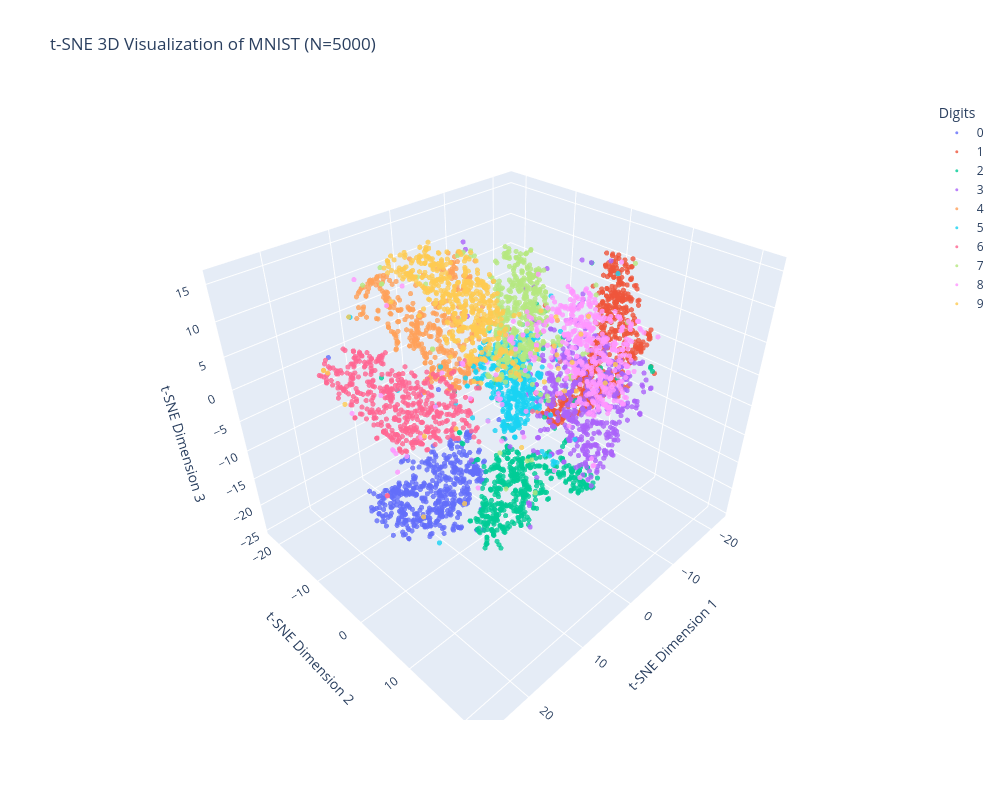

The cell this chart's notebook holds for it:
### Code cell
import numpy as np
import pandas as pd
import plotly.express as px
from sklearn.datasets import fetch_openml
from sklearn.decomposition import PCA
from sklearn.manifold import TSNE
import time

def main():
    # ==========================================
    # 1. 加载 MNIST 数据集
    # ==========================================
    print("正在下载/加载 MNIST 数据集 (首次运行需要下载，请耐心等待)...")
    # fetch_openml 会自动缓存数据到本地
    mnist = fetch_openml('mnist_784', version=1, as_frame=False, parser='auto')
    X, y = mnist["data"], mnist["target"]
    
    # 将标签转换为字符串类型，以便 Plotly 将其识别为离散类别（分配10种不同颜色）
    y = y.astype(str) 
    print(f"数据集加载完成！总样本数: {X.shape[0]}, 特征维度: {X.shape[1]}")

    # ==========================================
    # 2. 数据采样 (为了演示速度)
    # ==========================================
    # 完整 70000 张图跑 t-SNE 极慢，这里随机采样 5000 张进行可视化
    SAMPLE_SIZE = 5000
    np.random.seed(42) # 保证每次采样的结果一致
    indices = np.random.choice(X.shape[0], SAMPLE_SIZE, replace=False)
    X_sampled = X[indices]
    y_sampled = y[indices]
    print(f"已随机采样 {SAMPLE_SIZE} 个样本用于降维和可视化。")

    # 数据归一化 (将像素值 0-255 缩放到 0-1 之间)
    X_sampled = X_sampled / 255.0

    # ==========================================
    # 3. PCA 预降维 (加速 t-SNE 并去噪)
    # ==========================================
    print("正在进行 PCA 降维 (784维 -> 50维)...")
    pca = PCA(n_components=50, random_state=42)
    X_pca = pca.fit_transform(X_sampled)
    print(f"PCA 完成，保留了 {np.sum(pca.explained_variance_ratio_):.2%} 的方差信息。")

    # ==========================================
    # 4. t-SNE 3D 降维
    # ==========================================
    print("正在进行 t-SNE 3D 降维 (这可能需要 1~3 分钟，取决于您的 CPU)...")
    start_time = time.time()
    
    # 初始化 t-SNE，设置 n_components=3
    tsne = TSNE(
        n_components=3, 
        perplexity=30,      # 通常设置在 5~50 之间，30 是默认且稳健的值
        learning_rate='auto', # 自动调整学习率
        init='pca',         # 使用 PCA 结果初始化，更稳定
        random_state=42,
        n_jobs=-1           # 使用所有可用 CPU 核心加速
    )
    X_tsne_3d = tsne.fit_transform(X_pca)
    
    end_time = time.time()
    print(f"t-SNE 降维完成！耗时: {end_time - start_time:.2f} 秒")

    # ==========================================
    # 5. Plotly 交互式 3D 可视化
    # ==========================================
    print("正在生成 3D 交互式散点图...")
    
    # 构建 DataFrame 方便 Plotly 读取
    df = pd.DataFrame({
        't-SNE 1': X_tsne_3d[:, 0],
        't-SNE 2': X_tsne_3d[:, 1],
        't-SNE 3': X_tsne_3d[:, 2],
        'Digit': y_sampled
    })

    # 使用 Plotly Express 绘制 3D 散点图
    fig = px.scatter_3d(
        df, 
        x='t-SNE 1', 
        y='t-SNE 2', 
        z='t-SNE 3',
        color='Digit',             # 按数字标签分配 10 种颜色
        labels={'Digit': '数字类别'},
        title=f't-SNE 3D Visualization of MNIST (N={SAMPLE_SIZE})',
        opacity=0.8,               # 设置透明度，防止中心的点被完全遮挡
        category_orders={'Digit': ['0','1','2','3','4','5','6','7','8','9']} # 固定颜色顺序
    )

    # 优化图表布局
    fig.update_traces(marker=dict(size=3)) # 调整点的大小
    fig.update_layout(
        legend_title_text='Digits',
        scene=dict(
            xaxis_title='t-SNE Dimension 1',
            yaxis_title='t-SNE Dimension 2',
            zaxis_title='t-SNE Dimension 3'
        ),
        width=1000,
        height=800
    )

    # 显示交互式图表 (在 Jupyter Notebook 中会直接内嵌，在脚本中会打开浏览器)
    fig.show()
    
    # 可选：保存为 HTML 文件，方便分享给他人查看
    # fig.write_html("mnist_tsne_3d.html")
    # print("图表已保存为 mnist_tsne_3d.html")

if __name__ == "__main__":
    main()

### Figure 1 — Plotly figure (JSON) as saved in the notebook; plotly's stock layout.template omitted (floating-point values rounded to 4 significant figures; data arrays with more than 128 entries replaced by an {"elided": "..."} marker saying what was removed)
{"data": [{"hovertemplate": "数字类别=0<br>t-SNE 1=%{x}<br>t-SNE 2=%{y}<br>t-SNE 3=%{z}<extra></extra>", "legendgroup": "0", "marker": {"color": "#636efa", "opacity": 0.8, "size": 3, "symbol": "circle"}, "mode": "markers", "name": "0", "scene": "scene", "showlegend": true, "type": "scatter3d", "x": {"elided": "490 float values"}, "y": {"elided": "490 float values"}, "z": {"elided": "490 float values"}}, {"hovertemplate": "数字类别=1<br>t-SNE 1=%{x}<br>t-SNE 2=%{y}<br>t-SNE 3=%{z}<extra></extra>", "legendgroup": "1", "marker": {"color": "#EF553B", "opacity": 0.8, "size": 3, "symbol": "circle"}, "mode": "markers", "name": "1", "scene": "scene", "showlegend": true, "type": "scatter3d", "x": {"elided": "551 float values"}, "y": {"elided": "551 float values"}, "z": {"elided": "551 float values"}}, {"hovertemplate": "数字类别=2<br>t-SNE 1=%{x}<br>t-SNE 2=%{y}<br>t-SNE 3=%{z}<extra></extra>", "legendgroup": "2", "marker": {"color": "#00cc96", "opacity": 0.8, "size": 3, "symbol": "circle"}, "mode": "markers", "name": "2", "scene": "scene", "showlegend": true, "type": "scatter3d", "x": {"elided": "483 float values"}, "y": {"elided": "483 float values"}, "z": {"elided": "483 float values"}}, {"hovertemplate": "数字类别=3<br>t-SNE 1=%{x}<br>t-SNE 2=%{y}<br>t-SNE 3=%{z}<extra></extra>", "legendgroup": "3", "marker": {"color": "#ab63fa", "opacity": 0.8, "size": 3, "symbol": "circle"}, "mode": "markers", "name": "3", "scene": "scene", "showlegend": true, "type": "scatter3d", "x": {"elided": "556 float values"}, "y": {"elided": "556 float values"}, "z": {"elided": "556 float values"}}, {"hovertemplate": "数字类别=4<br>t-SNE 1=%{x}<br>t-SNE 2=%{y}<br>t-SNE 3=%{z}<extra></extra>", "legendgroup": "4", "marker": {"color": "#FFA15A", "opacity": 0.8, "size": 3, "symbol": "circle"}, "mode": "markers", "name": "4", "scene": "scene", "showlegend": true, "type": "scatter3d", "x": {"elided": "433 float values"}, "y": {"elided": "433 float values"}, "z": {"elided": "433 float values"}}, {"hovertemplate": "数字类别=5<br>t-SNE 1=%{x}<br>t-SNE 2=%{y}<br>t-SNE 3=%{z}<extra></extra>", "legendgroup": "5", "marker": {"color": "#19d3f3", "opacity": 0.8, "size": 3, "symbol": "circle"}, "mode": "markers", "name": "5", "scene": "scene", "showlegend": true, "type": "scatter3d", "x": {"elided": "476 float values"}, "y": {"elided": "476 float values"}, "z": {"elided": "476 float values"}}, {"hovertemplate": "数字类别=6<br>t-SNE 1=%{x}<br>t-SNE 2=%{y}<br>t-SNE 3=%{z}<extra></extra>", "legendgroup": "6", "marker": {"color": "#FF6692", "opacity": 0.8, "size": 3, "symbol": "circle"}, "mode": "markers", "name": "6", "scene": "scene", "showlegend": true, "type": "scatter3d", "x": {"elided": "490 float values"}, "y": {"elided": "490 float values"}, "z": {"elided": "490 float values"}}, {"hovertemplate": "数字类别=7<br>t-SNE 1=%{x}<br>t-SNE 2=%{y}<br>t-SNE 3=%{z}<extra></extra>", "legendgroup": "7", "marker": {"color": "#B6E880", "opacity": 0.8, "size": 3, "symbol": "circle"}, "mode": "markers", "name": "7", "scene": "scene", "showlegend": true, "type": "scatter3d", "x": {"elided": "515 float values"}, "y": {"elided": "515 float values"}, "z": {"elided": "515 float values"}}, {"hovertemplate": "数字类别=8<br>t-SNE 1=%{x}<br>t-SNE 2=%{y}<br>t-SNE 3=%{z}<extra></extra>", "legendgroup": "8", "marker": {"color": "#FF97FF", "opacity": 0.8, "size": 3, "symbol": "circle"}, "mode": "markers", "name": "8", "scene": "scene", "showlegend": true, "type": "scatter3d", "x": {"elided": "489 float values"}, "y": {"elided": "489 float values"}, "z": {"elided": "489 float values"}}, {"hovertemplate": "数字类别=9<br>t-SNE 1=%{x}<br>t-SNE 2=%{y}<br>t-SNE 3=%{z}<extra></extra>", "legendgroup": "9", "marker": {"color": "#FECB52", "opacity": 0.8, "size": 3, "symbol": "circle"}, "mode": "markers", "name": "9", "scene": "scene", "showlegend": true, "type": "scatter3d", "x": {"elided": "517 float values"}, "y": {"elided": "517 float values"}, "z": {"elided": "517 float values"}}], "layout": {"height": 800, "legend": {"title": {"text": "Digits"}, "tracegroupgap": 0}, "scene": {"domain": {"x": [0, 1], "y": [0, 1]}, "xaxis": {"title": {"text": "t-SNE Dimension 1"}}, "yaxis": {"title": {"text": "t-SNE Dimension 2"}}, "zaxis": {"title": {"text": "t-SNE Dimension 3"}}}, "title": {"text": "t-SNE 3D Visualization of MNIST (N=5000)"}, "width": 1000}}
